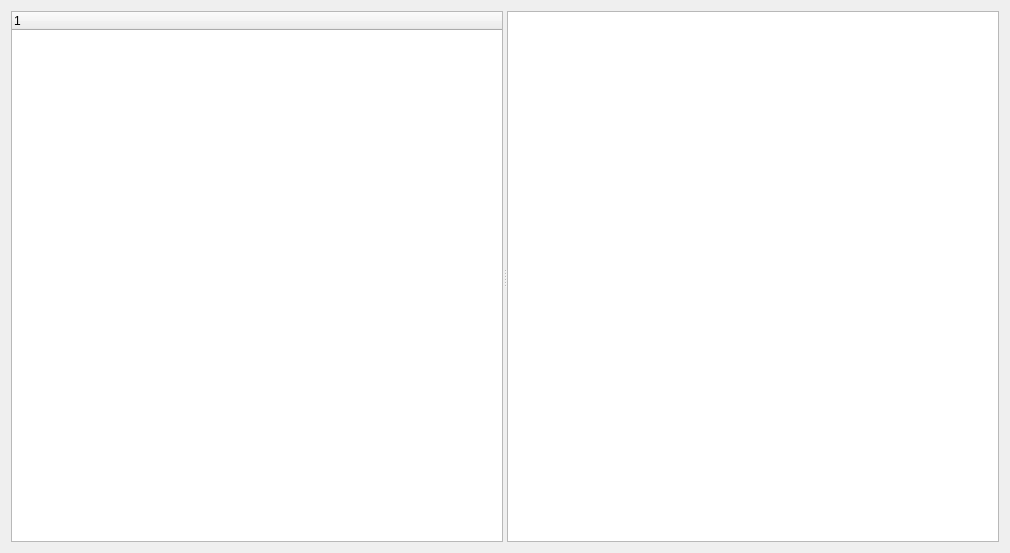
<?xml version="1.0" encoding="UTF-8"?>
<ui version="4.0">
 <class>helpContent</class>
 <widget class="QDialog" name="helpContent">
  <property name="geometry">
   <rect>
    <x>0</x>
    <y>0</y>
    <width>1010</width>
    <height>553</height>
   </rect>
  </property>
  <property name="windowTitle">
   <string>Help Content</string>
  </property>
  <property name="windowIcon">
   <iconset resource="../AutosResourceFile.qrc">
    <normaloff>:/Images/Images/fatbee_v2.ico</normaloff>:/Images/Images/fatbee_v2.ico</iconset>
  </property>
  <layout class="QHBoxLayout" name="horizontalLayout">
   <item>
    <widget class="QSplitter" name="splitter">
     <property name="orientation">
      <enum>Qt::Horizontal</enum>
     </property>
     <widget class="QTreeWidget" name="helpTreeWidget">
      <column>
       <property name="text">
        <string notr="true">1</string>
       </property>
      </column>
     </widget>
     <widget class="QTextEdit" name="helpTextEdit"/>
    </widget>
   </item>
  </layout>
 </widget>
 <resources>
  <include location="../AutosResourceFile.qrc"/>
 </resources>
 <connections/>
</ui>
